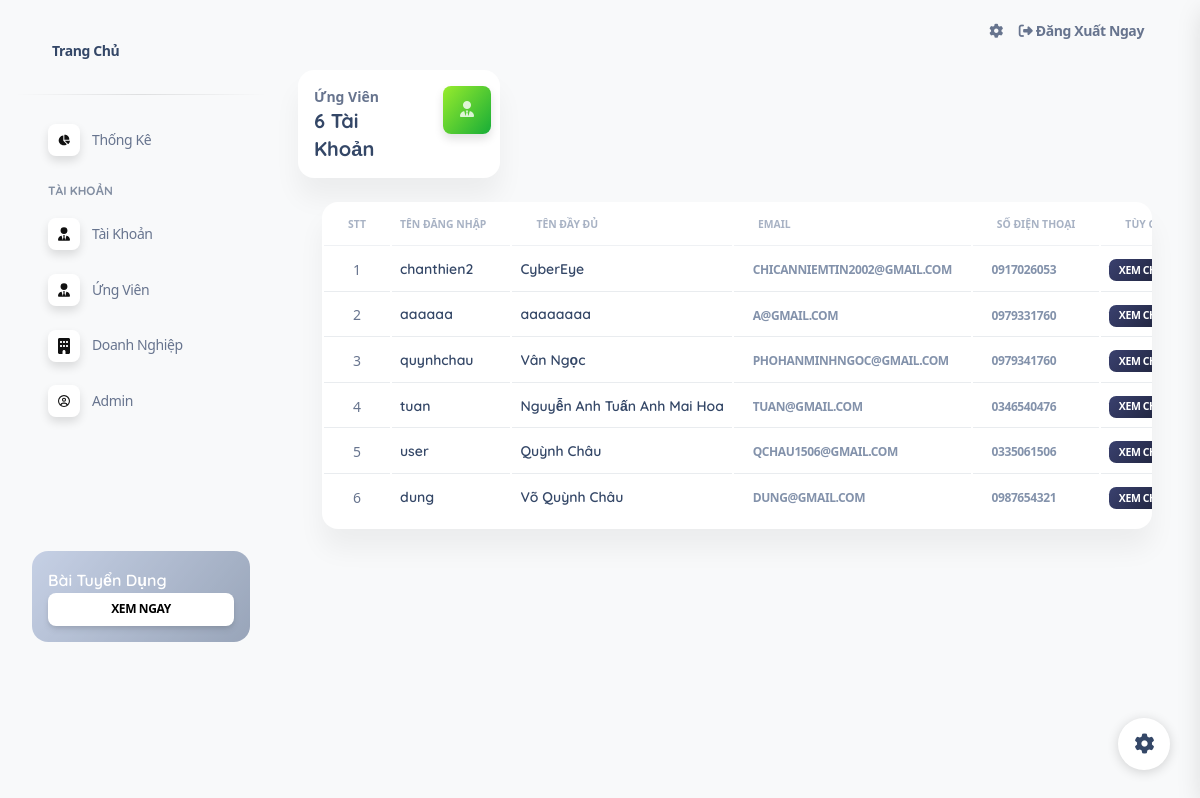
The app's page /src/WEB/index.php?act=listcv (signed in) with its own data.
### tables this page shows
CREATE TABLE `user` (
  `id` int(10) NOT NULL,
  `username` varchar(255) NOT NULL,
  `pass` varchar(255) NOT NULL,
  `name` varchar(255) NOT NULL,
  `email` varchar(255) NOT NULL,
  `phone` varchar(13) NOT NULL,
  `address` varchar(255) NOT NULL,
  `role` int(2) NOT NULL
);

### src/WEB/index.php (called while the page is built)
<?php
include 'controller/controller.php';

### src/WEB/model/pdo.php (called while the page is built, shortened)
<?php
function pdo_get_connection(){
    $servername = "mariadb_server";
    $username = "ankan";
    $password = "310102";
    try {
        $conn = new PDO("mysql:host=$servername;dbname=web_tuyendung", $username, $password);
        $conn->setAttribute(PDO::ATTR_ERRMODE, PDO::ERRMODE_EXCEPTION);
        return $conn;
    } catch(PDOException $e) {
        echo "Connection failed: " . $e->getMessage();
    }
}
function pdo_query($sql){
    $sql_args=array_slice(func_get_args(),1);
    try{
        $conn=pdo_get_connection();
        $stmt=$conn->prepare($sql);
        $stmt->execute($sql_args);
        $rows=$stmt->fetchAll();
        return $rows;
    }
    catch(PDOException $e){
        throw $e;
    }
    finally{
        unset($conn);
    }
}
function pdo_query_one($sql){
    $sql_args=array_slice(func_get_args(),1);
    try{
        $conn=pdo_get_connection();
        $stmt=$conn->prepare($sql);
        $stmt->execute($sql_args);
        $row=$stmt->fetch(PDO::FETCH_ASSOC);
        return $row;
    }
    catch(PDOException $e){
        throw $e;
    }
    finally{
        unset($conn);
    }
}

### src/WEB/model/admin.php (called while the page is built, shortened)
<?php
function list_admin($id, $username, $name, $email, $phone, $address, $role)
{
    $sql = "SELECT * FROM user WHERE role = ?";
    $sql .= $id !== '' ? " AND id LIKE '%" . $id . "%' " : "";
    $sql .= $username !== '' ? " AND username LIKE '%" . $username . "%' " : "";
    $sql .= $name !== '' ? " AND name LIKE '%" . $name . "%' " : "";
    $sql .= $email !== '' ? " AND email LIKE '%" . $email . "%' " : "";
    $sql .= $phone !== '' ? " AND phone LIKE '%" . $phone . "%' " : "";
    $sql .= $address !== '' ? " AND address LIKE '%" . $address . "%' " : "";
    $sql .= " ORDER BY id DESC";
    return pdo_query($sql, $role);
}
function countUser($role)
{
    $sql = "SELECT COUNT(*) as userCount FROM user WHERE role = ?";
    $result = pdo_query_one($sql, $role);
    return $result['userCount'];
}

### src/WEB/view/admin/listCv.php (the view, shortened to what this page needs)
<div class="container-fluid py-2">
    <div class="row">
        <div class="col-xl-3 col-sm-6 mb-xl-0 mb-4">
            <div class="card">
                <div class="card-body p-3">
                    <div class="row">
                        <div class="col-8">
                            <div class="numbers">
                                <p class="text-sm mb-0 text-capitalize font-weight-bold">Ứng Viên</p>
                                <h5 class="font-weight-bolder mb-0">
                                    <?= $userCount ?> Tài Khoản
                                </h5>
                            </div>
                        </div>
                        <div class="col-4 text-end">
                            <div class="icon icon-shape bg-gradient-success shadow text-center border-radius-md">
                                <i class="fa-solid fa-user-tie" aria-hidden="true"></i>
                            </div>
                        </div>
                    </div>
                </div>
            </div>
        </div>
    </div>
    <div class="container-fluid py-4">
        <div class="row">
            <div class="col-12">
                <div class="card mb-4">
                    <div class="card-body px-0 pt-0 pb-2">
                        <div class="table-responsive p-0">
                            <table class="table align-items-center mb-0" id="myTable">
                                <thead>
                                    <tr>
                                        <th class="text-uppercase text-secondary text-xxs font-weight-bolder opacity-7 ">STT</th>
                                        <th class="text-uppercase text-secondary text-xxs font-weight-bolder opacity-7 ps-2">Tên Đăng Nhập</th>
                                        <th class="text-left text-uppercase text-secondary text-xxs font-weight-bolder opacity-7">Tên Đầy Đủ</th>
                                        <th class="text-left text-uppercase text-secondary text-xxs font-weight-bolder opacity-7">Email</th>
                                        <th class="text-left text-uppercase text-secondary text-xxs font-weight-bolder opacity-7">Số Điện Thoại</th>
                                        <th class="text-left text-uppercase text-secondary text-xxs font-weight-bolder opacity-7">Tùy Chọn</th>
                                    </tr>
                                </thead>
                                <tbody>
                                    <?php foreach ($listcv as $user) :; ?>
                                        <tr>
                                            <td class="align-middle text-center text-sm"></td>
                                            <td>
                                                <h6 class="mb-0 text-sm"><?= $user['username'] ?></h6>
                                            </td>
                                            <td class="align-middle text-left text-sm">
                                                <h6 class="mb-0 text-sm "><?= $user['name'] ?></h6>
                                            </td>
                                            <td class="align-middle text-left"><a href="mailto:<?= $user['email'] ?>">
                                                    <span class="badge badge-sm  text-secondary"><?= $user['email'] ?></span></a>
                                            </td>
                                            <td class="align-middle text-left"><a href="tel:<?= $user['phone'] ?>">
                                                    <span class="badge badge-sm  text-secondary"><?= $user['phone'] ?></span></a>
                                            </td>
                                            <td class="align-middle text-left text-sm">
                                                <a href="index.php?act=infoCv&id=<?= $user['id'] ?>" target="_blank"><span type="button" class="badge badge-sm bg-gradient-dark">Xem Chi Tiết</span></a>
                                            </td>
                                        </tr>
                                    <?php endforeach; ?>
                                </tbody>
                            </table>
                        </div>
                    </div>
                </div>
            </div>
        </div>
    </div>
</div>
</main>

### src/WEB/assets/css/meanmenu.css (style rules this page uses)
body { font-family:oswald,sans-serif;padding:0;margin:0;font-size:15px;background-color:#f1f1f1 }

### src/WEB/assets/css/responsive.css (style rules this page uses)
:root { --main: rgba(0,0,0,0.9); --secondary: rgb(12, 104, 185); --secondary-child: rgba(78,205,196,0.5); --font: rgba(0,0,0,0.9); }

### src/WEB/assets/css/nucleo-svg.css (style rules this page uses)
.icon { display: inline-block; color: #111111; height: 1em; width: 1em; }
.icon { fill: currentColor; stroke: none; }

### records on screen
user: username "chanthien2", name "CyberEye", email "CHICANNIEMTIN2002@GMAIL.COM", phone "0917026053"
user: username "aaaaaa", name "aaaaaaaa", email "A@GMAIL.COM", phone "0979331760"
user: username "quynhchau", name "Vân Ngọc", email "PHOHANMINHNGOC@GMAIL.COM", phone "0979341760"
user: username "tuan", name "Nguyễn Anh Tuấn Anh Mai Hoa", email "TUAN@GMAIL.COM", phone "0346540476"
user: username "user", name "Quỳnh Châu", email "QCHAU1506@GMAIL.COM", phone "0335061506"
user: username "dung", name "Võ Quỳnh Châu", email "DUNG@GMAIL.COM", phone "0987654321"

### other values on screen
$userCount "6"
